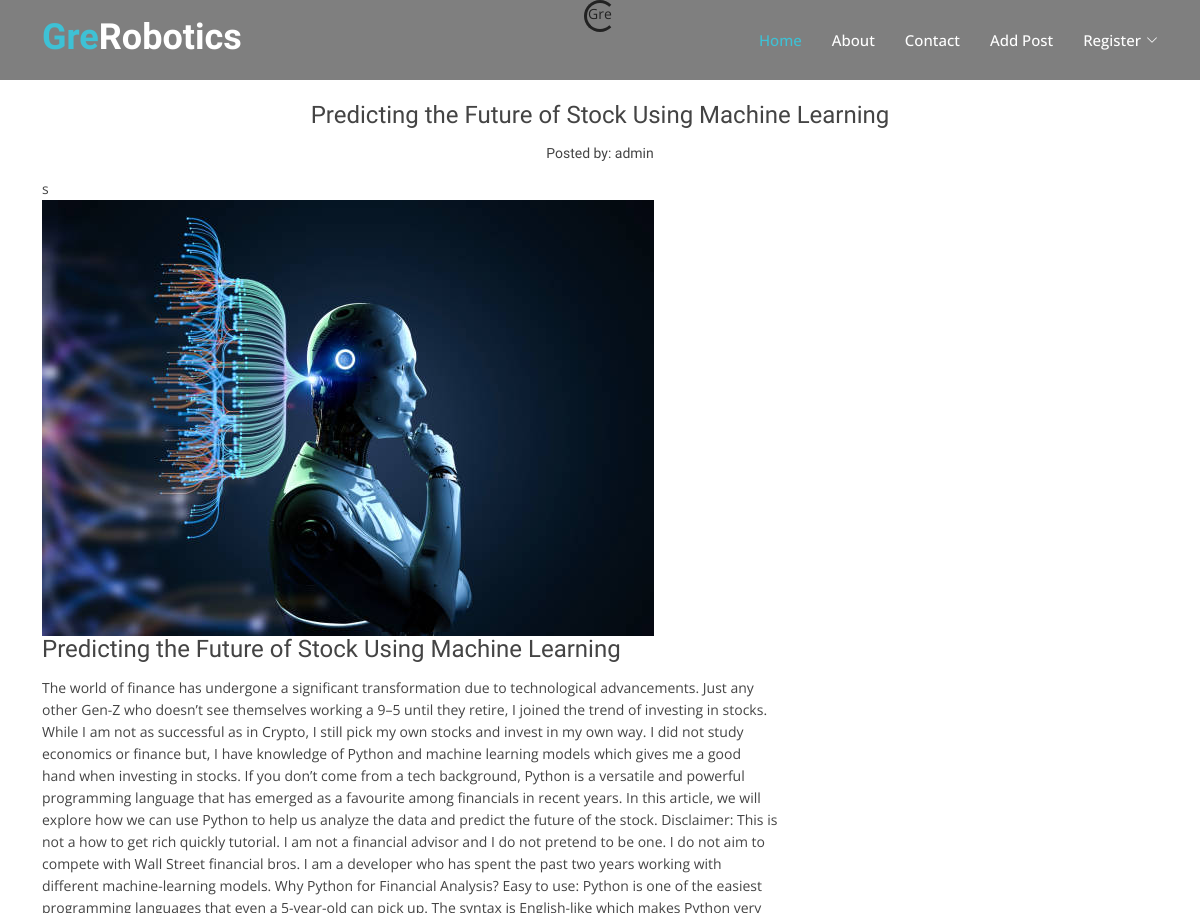
The app's page /article/4/ (upper part), older data.
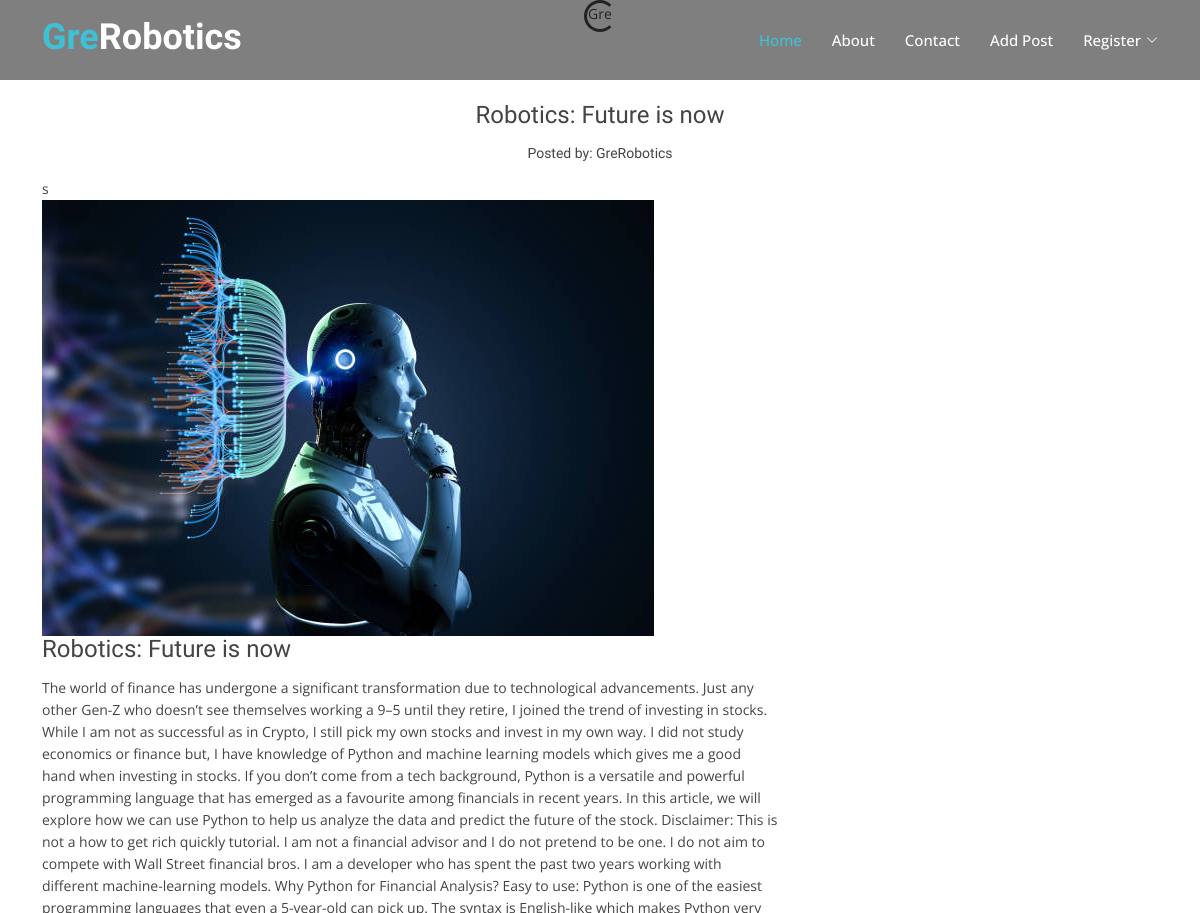
The same page, newer data.
### robotics/models.py (models this page shows, shortened)
class GreRoboticsModel (models.Model):
    title = models.CharField (max_length=500)
    content = models.TextField ()
    slug = models.SlugField (max_length=200)
    img = models.ImageField ( upload_to= 'image/')
    publish_date = models.DateTimeField (auto_now_add= True)
    author = models.ForeignKey(User, on_delete=models.CASCADE)
    class Meta:
        ordering =['-publish_date']

### robotics/views.py (the view, shortened to what this page needs)
# urls.py: path('article/<int:pk>/', ArticleDetailView.as_view(), name='detail'),
class ArticleDetailView (DetailView):
    model = GreRoboticsModel
    template_name = 'robotics/detail.html'

### templates/robotics/detail.html (shortened to what this page needs)
{% extends 'base.html' %}
{% load static %}
{% block content %}
<div class="text-center">
  <div class="spinner-border" role="status">
    <span class="sr-only">Gre</span>
  </div>
</div>
<main id="main">
  <div id="blog" class="blog-area">
   <div class="blog-inner area-padding">
     <div class="container ">
       <div class="row">
         <div class="col-md-12 col-sm-12 col-xs-12">
           <div class="section-headline text-center">
             <h4>{{ object.title }}</h4>
             <h6> <small>Posted by: {{object.author}}</small></h6>
           </div>
         </div>
       </div>
       <div class="row">
        <div class="col-md-8 col-sm-8 col-xs-12">
          <div class="single-blog">
            {% if object.img %}s
            <div class="single-blog-img"> <img src="{{ object.img.url }}" alt=""></div>
            {% endif %}
            <div class="blog-text">
              <h4>{{ object.title }}</a></h4>
              <p>{{ object.content|truncatechars:9000 }}</p>
            </div>
          </div>
        </div>
      </div>
    </div>
  </div>
</div>
  {% endblock %}

Row changes from the older to the newer data that the page shows:
changed GreRoboticsModel: title "Predicting the Future of Stock Using Machine Learning" → "Robotics: Future is now"; author "admin" → "GreRobotics"
